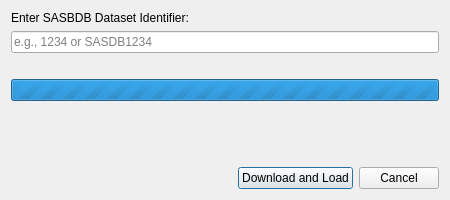
<?xml version="1.0" encoding="UTF-8"?>
<ui version="4.0">
 <class>SASBDBDownloadDialogUI</class>
 <widget class="QDialog" name="SASBDBDownloadDialogUI">
  <property name="geometry">
   <rect>
    <x>0</x>
    <y>0</y>
    <width>450</width>
    <height>200</height>
   </rect>
  </property>
  <property name="windowTitle">
   <string>Load from SASBDB</string>
  </property>
  <layout class="QVBoxLayout" name="verticalLayout">
   <item>
    <widget class="QLabel" name="lblInstructions">
     <property name="text">
      <string>Enter SASBDB Dataset Identifier:</string>
     </property>
    </widget>
   </item>
   <item>
    <widget class="QLineEdit" name="txtDatasetId">
     <property name="placeholderText">
      <string>e.g., 1234 or SASDB1234</string>
     </property>
    </widget>
   </item>
   <item>
    <widget class="QLabel" name="lblStatus">
     <property name="text">
      <string/>
     </property>
     <property name="wordWrap">
      <bool>true</bool>
     </property>
    </widget>
   </item>
   <item>
    <widget class="QProgressBar" name="progressBar">
     <property name="minimum">
      <number>0</number>
     </property>
     <property name="maximum">
      <number>0</number>
     </property>
     <property name="value">
      <number>0</number>
     </property>
     <property name="visible">
      <bool>false</bool>
     </property>
    </widget>
   </item>
   <item>
    <spacer name="verticalSpacer">
     <property name="orientation">
      <enum>Qt::Vertical</enum>
     </property>
     <property name="sizeHint" stdset="0">
      <size>
       <width>20</width>
       <height>40</height>
      </size>
     </property>
    </spacer>
   </item>
   <item>
    <layout class="QHBoxLayout" name="horizontalLayout">
     <item>
      <spacer name="horizontalSpacer">
       <property name="orientation">
        <enum>Qt::Horizontal</enum>
       </property>
       <property name="sizeHint" stdset="0">
        <size>
         <width>40</width>
         <height>20</height>
        </size>
       </property>
      </spacer>
     </item>
     <item>
      <widget class="QPushButton" name="cmdDownload">
       <property name="text">
        <string>Download and Load</string>
       </property>
       <property name="default">
        <bool>true</bool>
       </property>
      </widget>
     </item>
     <item>
      <widget class="QPushButton" name="cmdCancel">
       <property name="text">
        <string>Cancel</string>
       </property>
      </widget>
     </item>
    </layout>
   </item>
  </layout>
 </widget>
 <resources/>
 <connections>
  <connection>
   <sender>cmdCancel</sender>
   <signal>clicked()</signal>
   <receiver>SASBDBDownloadDialogUI</receiver>
   <slot>reject()</slot>
  </connection>
 </connections>
</ui>
